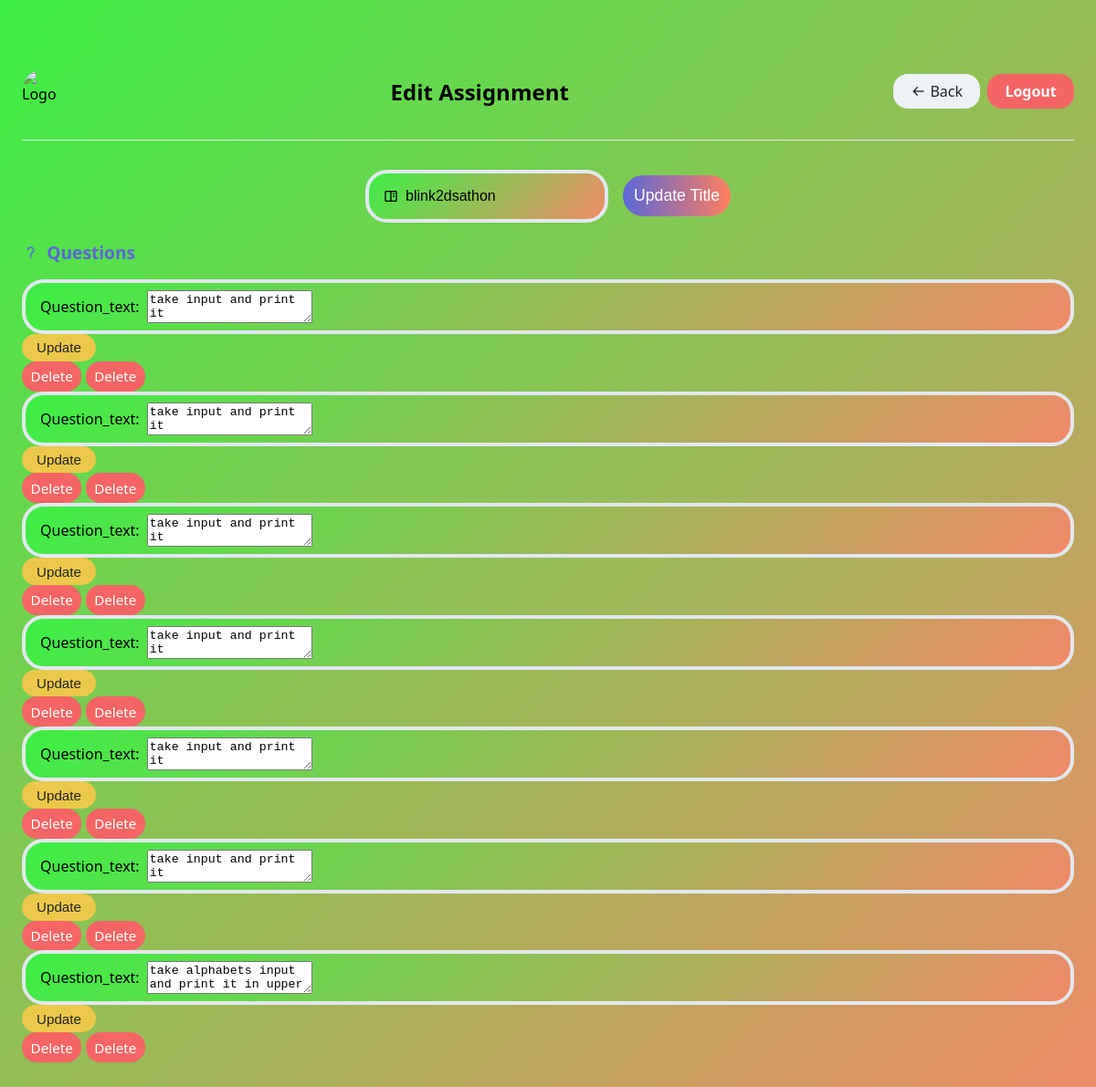
The app's page /quiz/edit/5 (signed in) with its own data.
### app.py (models this page shows)
class CodingAssignment(db.Model):
    id = db.Column(db.Integer, primary_key=True)
    title = db.Column(db.String(200), nullable=False)
    creator_id = db.Column(db.Integer, db.ForeignKey('user.id'))
    created_at = db.Column(db.DateTime, default=datetime.utcnow)

class CodingQuestion(db.Model):
    id = db.Column(db.Integer, primary_key=True)
    assignment_id = db.Column(db.Integer, db.ForeignKey('coding_assignment.id'))
    question_text = db.Column(db.Text, nullable=False)
    sample_input = db.Column(db.Text)
    sample_output = db.Column(db.Text)
    test_input = db.Column(db.Text)
    test_output = db.Column(db.Text)
    language = db.Column(db.String(20), default="python")

### app.py (the view)
@app.route('/quiz/edit/<int:quiz_id>', methods=['GET', 'POST'])
@login_required
def edit_quiz(quiz_id):
    quiz = CodingAssignment.query.get_or_404(quiz_id)
    questions = CodingQuestion.query.filter_by(assignment_id=quiz_id).all()
    if quiz.creator_id != current_user.id:
        return redirect(url_for('create_assignment'))
    if request.method == 'POST':
        quiz.title = request.form.get('title')
        db.session.commit()
        return redirect(url_for('create_assignment'))
    return render_template('edit_assignment.html', assignment=quiz, questions = questions)

### app.py (called while the page is built)
@login_manager.user_loader
def load_user(user_id):
    return User.query.get(int(user_id))

### templates/edit_assignment.html (shortened to what this page needs)
<!DOCTYPE html>
<html lang="en">
<head>
    <link rel="stylesheet" href="{{ url_for('static', filename='CSS/styles.css') }}">
    <link href='https://unpkg.com/boxicons@2.1.4/css/boxicons.min.css' rel='stylesheet'>
</head>
<body>
    <div class="dashboard-container">
        <header class="dashboard-header">
            <img src="{{ url_for('static', filename='logo.png') }}" alt="Logo" class="dashboard-logo">
            <h2>Edit Assignment</h2>
            <div style="display: flex; gap: 0.5rem;">
                <a href="{{ url_for('create_assignment') }}" class="back-btn"><i class='bx bx-arrow-back'></i> Back</a>
                <a href="{{ url_for('logout') }}" class="logout-btn">Logout</a>
            </div>
        </header>
                <main>
                    <form method="POST" class="assignment-form">
                        <div class="input-group">
                            <i class='bx bx-book-content'></i>
                            <input type="text" name="title" value="{{ assignment.title }}" required>
                        </div>
                        <button type="submit" class="submit-btn">Update Title</button>
                    </form>
                    <section class="dashboard-section">
                        <h3><i class='bx bx-question-mark'></i> Questions</h3>
                        <div class="questions-list">
                            {% for question in questions%}
                            <div class="question-item">
                                <form method="POST" action="{{ url_for('edit_coding_question', _id=question.id) }}">
                                    <div class="input-group">
                                        Question_text: <textarea name="question_text" rows="2" required>{{ question.question_text }}</textarea>
                                    </div>
                                    <div class="item-actions">
                                        <button type="submit" class="edit-btn">Update</button>
                                        <a href="{{ url_for('edit_coding_question', question_id=question.id) }}"
                                           class="delete-btn"
                                           onclick="return confirm('Delete this question?')">Delete</a>
                                        <a href="{{ url_for('delete_question', question_id=question.id) }}"
                                           class="delete-btn"
                                           onclick="return confirm('Delete this question?')">Delete</a>
                                    </div>
                                </form>
                            </div>
                            {% else %}
                            <p class="dashboard-empty">No questions yet. Add one below!</p>
                            {% endfor %}
                        </div>
                    </section>
                </main>
    </div>
</body>
</html>

### static/CSS/styles.css (style rules this page uses)
:root { --primary: #5a67d8; --secondary: #ff7e5f; --background: linear-gradient(135deg, #3cef45 0%, #f08a68 100%); --input-bg: #f8fafc; --input-border: #e2e8f0; --radius: 1.5rem; }
body { margin: 0; font-family: 'Segoe UI', sans-serif; background: var(--background); min-height: 100vh; display: flex; align-items: center; justify-content: center; overflow-x: hidden; }
.input-group { display: flex; align-items: center; background: var(--background); border: 4px solid var(--input-border); border-radius: var(--radius); padding: 0.5rem 1rem; gap: 0.5rem; }
.input-group input { border: none; background: transparent; outline: none; flex: 1; font-size: 1rem; padding: 0.5rem 0; }
.submit-btn { background: linear-gradient(90deg, var(--primary), var(--secondary)); color: #fff; border: none; border-radius: var(--radius); padding: 0.75rem; font-size: 1.1rem; cursor: pointer; transition: background 0.2s; }
.dashboard-container { width: 100%; max-width: 1350px; margin: 2rem auto; background: var(--background); border-radius: 3.5rem; padding: 2rem 1.5rem; box-sizing: border-box; }
.dashboard-header { display: flex; align-items: center; justify-content: space-between; gap: 1rem; border-bottom: 1px solid #ececec; padding-bottom: 1rem; margin-bottom: 2rem; }
.dashboard-logo { width: 48px; height: 48px; border-radius: 50%; object-fit: cover; }
.logout-btn { background: #f56565; color: #fff; padding: 0.5rem 1.2rem; border: none; border-radius: 1rem; text-decoration: none; font-weight: 600; transition: background 0.2s; }
.dashboard-section { margin-bottom: 2rem; }
.dashboard-section h3 { color: #5a67d8; margin-bottom: 1rem; font-size: 1.2rem; display: flex; align-items: center; gap: 0.5rem; }
.dashboard-section { flex: 1; min-width: 0; }
.assignment-form { max-width: 400px; margin: 2rem auto 0 auto; display: flex; gap: 1rem; align-items: center; justify-content: center; width: 100%; box-sizing: border-box; }
.assignment-form .input-group { flex: 1; }
.assignment-form input[type="text"] { width: 100%; font-size: 1rem; }
.back-btn { background: #edf2f7; color: #222; padding: 0.5rem 1.2rem; border-radius: 1rem; text-decoration: none; font-weight: 500; display: flex; align-items: center; gap: 0.3rem; transition: background 0.2s; }
.edit-btn { background: #ecc94b; color: #222; border-radius: 1rem; padding: 0.4rem 1rem; text-decoration: none; font-size: 0.95rem; display: flex; align-items: center; gap: 0.3rem; transition: background 0.2s; border: none; cursor: pointer; }
.delete-btn { background: #f56565; color: #fff; border-radius: 1rem; padding: 0.4rem 0.6rem; text-decoration: none; font-size: 0.95rem; display: inline-flex; align-items: center; border: none; cursor: pointer; transition: background 0.2s; }

### records on screen
CodingAssignment: title "blink2dsathon"
CodingQuestion: question_text "take input and print it"
CodingQuestion: question_text "take input and print it"
CodingQuestion: question_text "take input and print it"
CodingQuestion: question_text "take input and print it"
CodingQuestion: question_text "take input and print it"
CodingQuestion: question_text "take input and print it"
CodingQuestion: question_text "take alphabets input and print it in upper"
